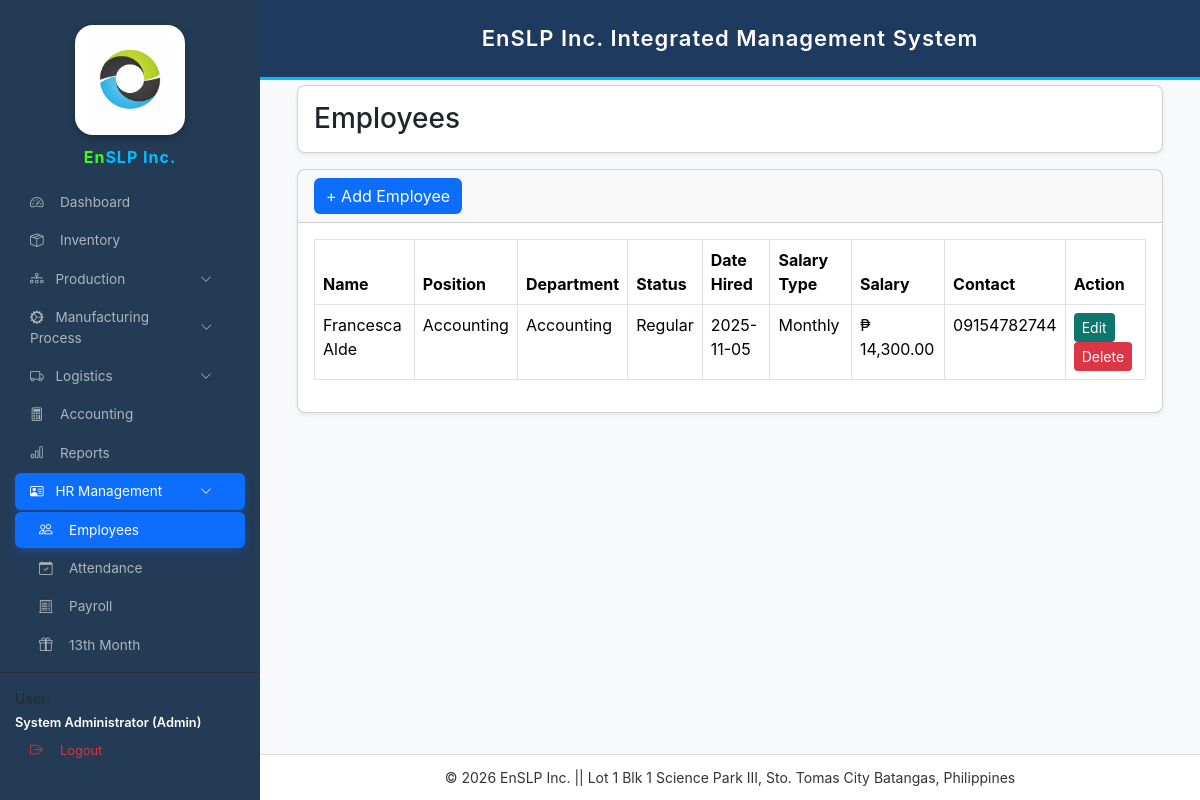
The page /employees.php (signed in) on the database as committed earlier.
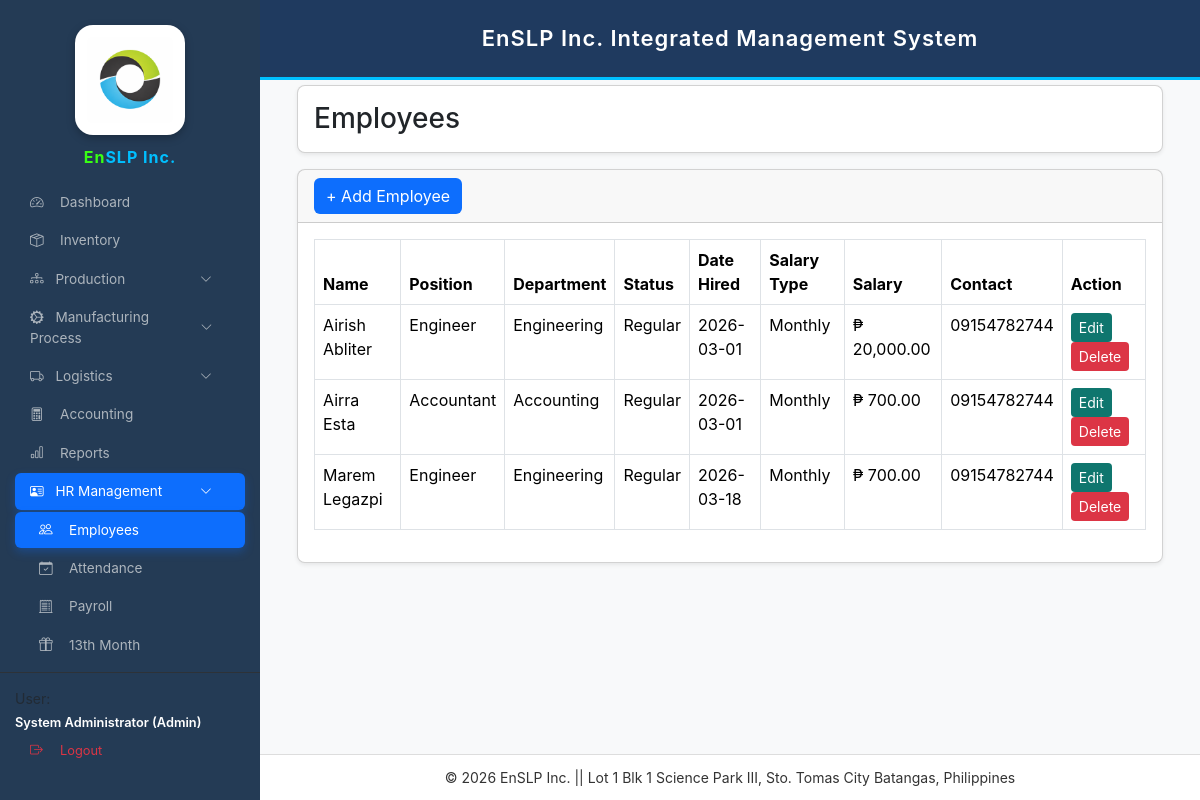
The same page on the database as committed later.
### tables this page shows
CREATE TABLE `employees` (
  `id` int(11) NOT NULL,
  `full_name` varchar(255) NOT NULL,
  `position` varchar(100) DEFAULT NULL,
  `department` varchar(100) DEFAULT NULL,
  `employment_status` varchar(50) DEFAULT NULL,
  `date_hired` date DEFAULT NULL,
  `salary_type` enum('Daily','Monthly') NOT NULL DEFAULT 'Daily',
  `salary_amount` decimal(10,2) NOT NULL DEFAULT 0.00,
  `contact_no` varchar(20) DEFAULT NULL,
  `daily_rate` decimal(10,2) DEFAULT NULL,
  `status` enum('Active','Inactive') DEFAULT 'Active',
  `monthly_salary` decimal(10,2) NOT NULL DEFAULT 0.00
);

### employees.php (the view, shortened to what this page needs)
<?php
include 'config.php';
function money2($n){ return number_format((float)$n, 2); }
?>
<!DOCTYPE html>
<html>
<head>
<link href="https://cdn.jsdelivr.net/npm/bootstrap@5.3.3/dist/css/bootstrap.min.css" rel="stylesheet">
<link rel="stylesheet" href="https://cdn.jsdelivr.net/npm/bootstrap-icons@1.11.0/font/bootstrap-icons.css">
</head>
<body>
<?php include 'sidebar.php'; ?>
<?php include 'header.php'; ?>
<div class="main-content">
<div class="container-fluid">
<div class="card shadow-sm mb-3">
<div class="card-body d-flex justify-content-between align-items-center">
<h3 class="mb-0">Employees</h3>
</div>
</div>
<div class="card shadow-sm">
<div class="card-header d-flex justify-content-between align-items-center">
<button class="btn btn-blue" data-bs-toggle="modal" data-bs-target="#addModal">
+ Add Employee
</button>
</div>
<div class="card-body">
<div class="table-responsive">
<table class="table table-bordered">
<thead>
<tr>
<th>Name</th>
<th>Position</th>
<th>Department</th>
<th>Status</th>
<th>Date Hired</th>
<th>Salary Type</th>
<th>Salary</th>
<th>Contact</th>
<th>Action</th>
</tr>
</thead>
<tbody>
<?php
$get=$conn->query("SELECT * FROM employees ORDER BY id DESC");
while($row=$get->fetch()){
?>
<tr>
<td><?=$row['full_name']?></td>
<td><?=$row['position']?></td>
<td><?=$row['department']?></td>
<td><?=$row['employment_status']?></td>
<td><?=$row['date_hired']?></td>
<td><?=$row['salary_type']?></td>
<td>₱ <?=money2($row['salary_amount'])?></td>
<td><?=$row['contact_no']?></td>
<td>
<button
class="btn btn-edit btn-sm"
data-bs-toggle="modal"
data-bs-target="#edit<?=$row['id']?>">
Edit
</button>
<a href="?delete=<?=$row['id']?>"
onclick="return confirm('Delete employee?')"
class="btn btn-delete btn-sm">
Delete
</a>
</td>
</tr>
<?php } ?>
</tbody>
</table>
</div>
</div>
</div>
</div>
</div>
<?php include 'footer.php'; ?>
</body>
</html>

Rows that differ between the two databases and show on the page:
removed employees: full_name "Francesca Alde", position "Accounting", department "Accounting", employment_status "Regular", date_hired "2025-11-05", salary_type "Monthly", salary_amount "14,300.00", contact_no "09154782744"
added employees: full_name "Airish Abliter", position "Engineer", department "Engineering", employment_status "Regular", date_hired "2026-03-01", salary_type "Monthly", salary_amount "20,000.00", contact_no "09154782744"
added employees: full_name "Airra Esta", position "Accountant", department "Accounting", employment_status "Regular", date_hired "2026-03-01", salary_type "Monthly", salary_amount "700.00", contact_no "09154782744"
added employees: full_name "Marem Legazpi", position "Engineer", department "Engineering", employment_status "Regular", date_hired "2026-03-18", salary_type "Monthly", salary_amount "700.00", contact_no "09154782744"
